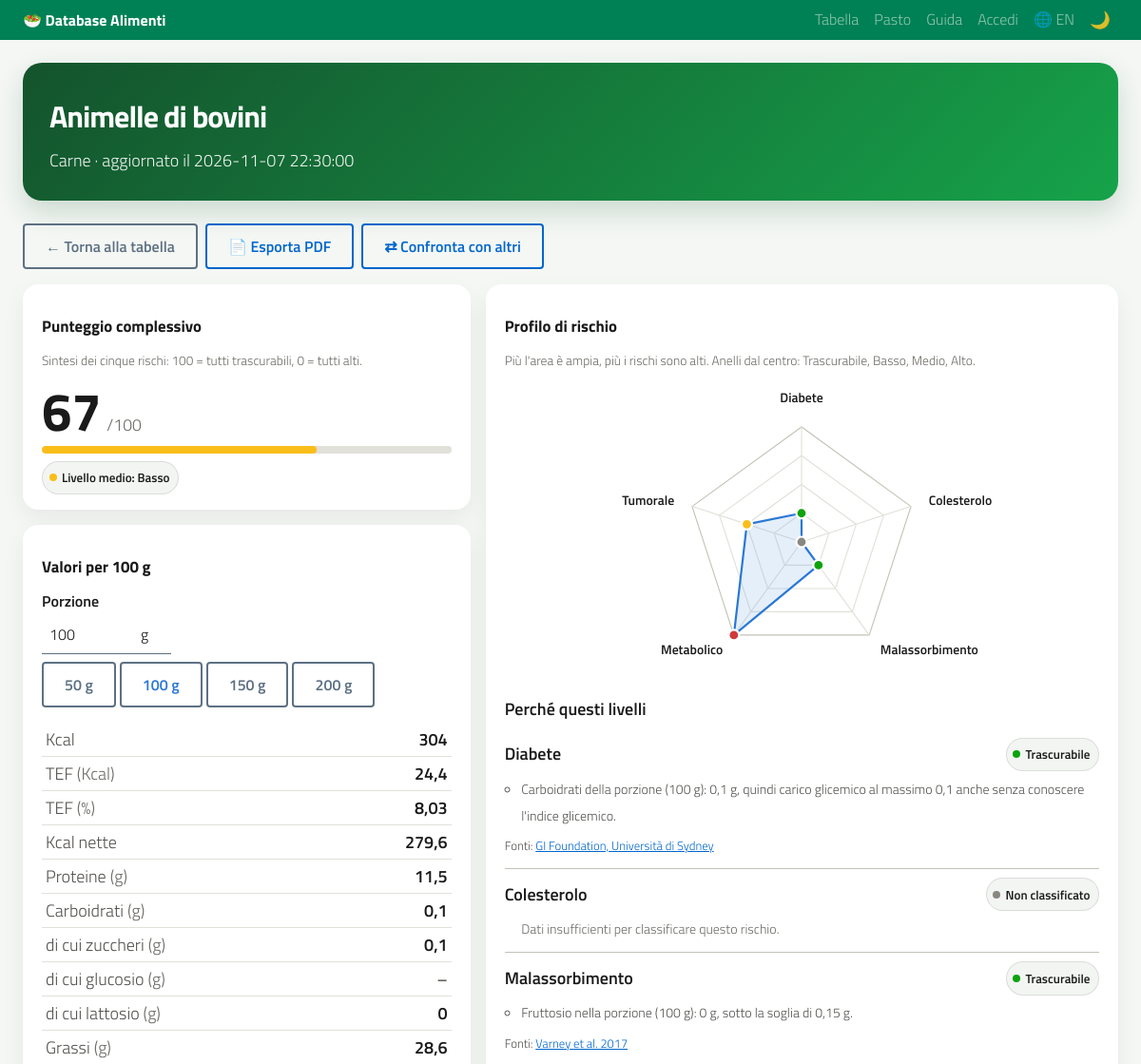
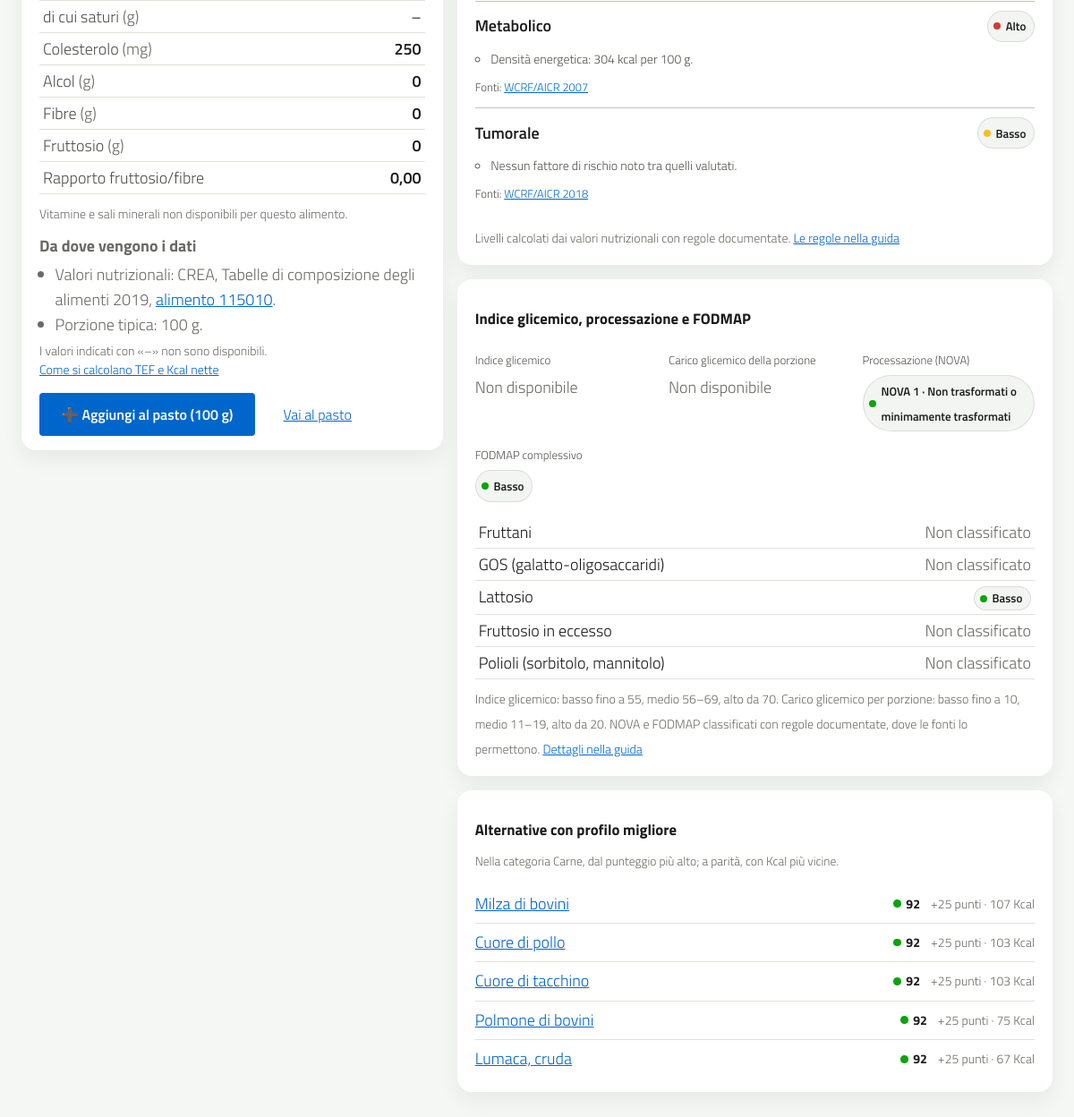
/alimento/1629, run on an earlier commit of the app's database (2 pictures, top to bottom).
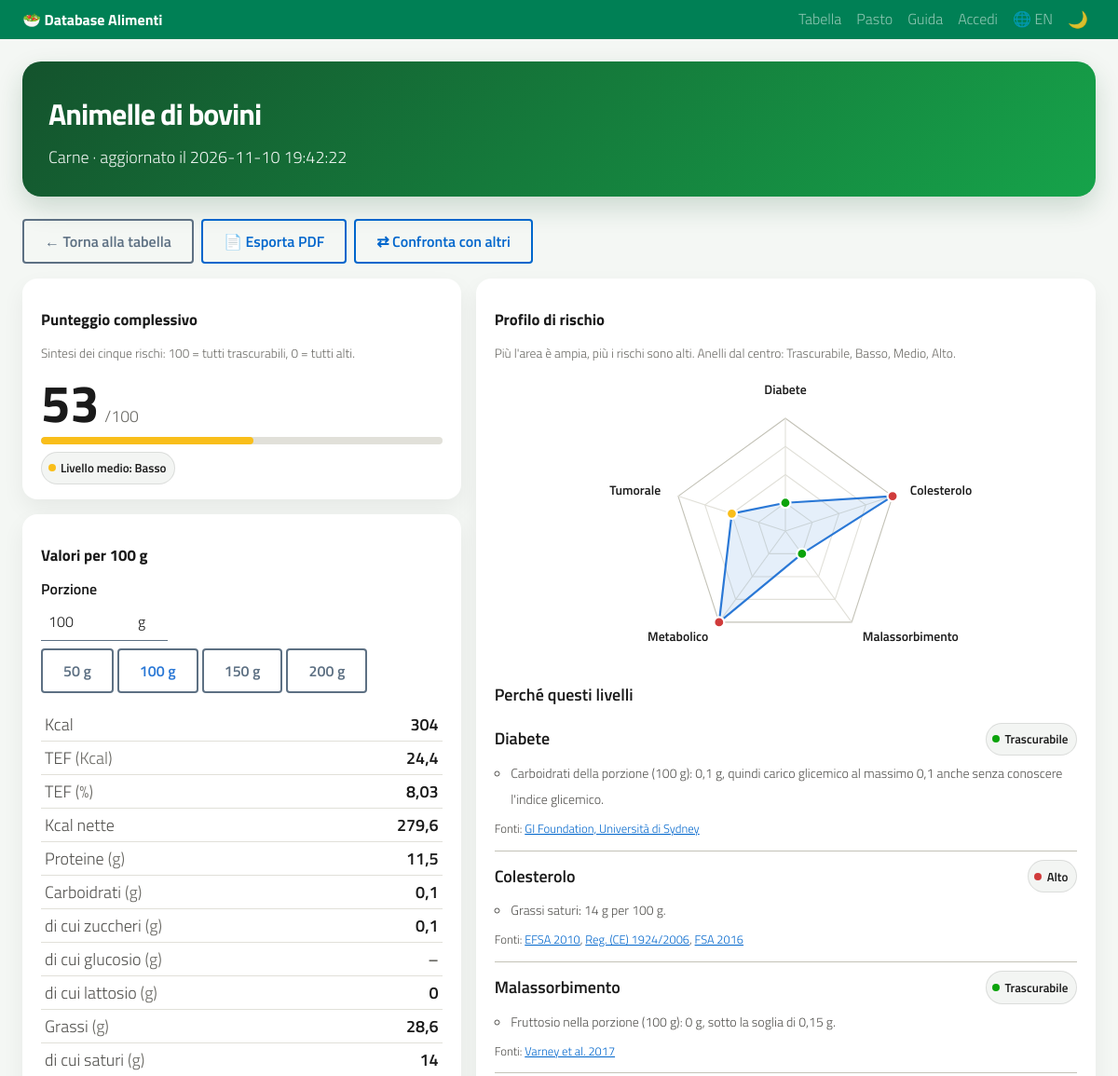
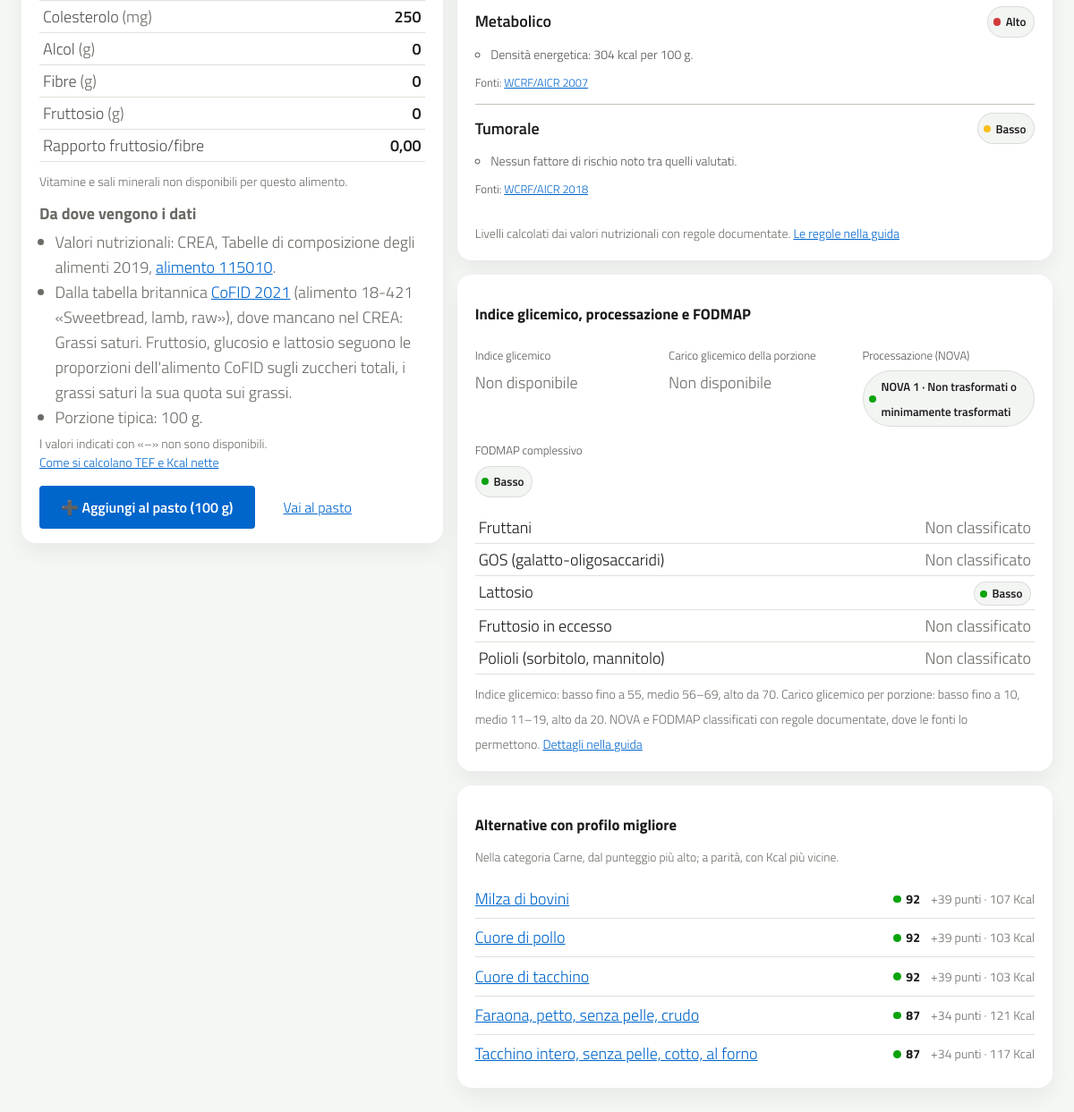
And on a later commit of the database (2 pictures, top to bottom).
### tables this page shows
CREATE TABLE alimenti (
            id INTEGER PRIMARY KEY AUTOINCREMENT,
            alimento TEXT NOT NULL,
            categoria TEXT,

            kcal REAL DEFAULT 0,
            tef_kcal REAL DEFAULT 0,
            tef_percent REAL DEFAULT 0,
            kcal_nette REAL DEFAULT 0,

            fruttosio REAL DEFAULT 0,
            fibre REAL DEFAULT 0,
            rapporto REAL DEFAULT 0,

            rischio_malassorbimento TEXT,
            rischio_metabolico TEXT,
            rischio_tumorale TEXT,

            aggiornato_il TEXT
        , proteine REAL DEFAULT 0, carboidrati REAL DEFAULT 0, grassi REAL DEFAULT 0, url_fonte TEXT, note TEXT, rischio_diabete TEXT, rischio_colesterolo TEXT, zuccheri REAL, grassi_saturi REAL, colesterolo REAL, vitamina_a REAL, vitamina_c REAL, vitamina_d REAL, vitamina_e REAL, vitamina_b12 REAL, folati REAL, calcio REAL, ferro REAL, magnesio REAL, potassio REAL, sodio REAL, zinco REAL, indice_glicemico REAL, nova INTEGER, fodmap_fruttani TEXT, fodmap_gos TEXT, fodmap_lattosio TEXT, fodmap_fruttosio TEXT, fodmap_polioli TEXT, fonte_nutrienti TEXT, fdc_id INTEGER, codice_crea TEXT, codice_barre TEXT, porzione REAL, glucosio REAL, lattosio REAL, alcol REAL, campi_usda TEXT, codice_cofid TEXT, campi_cofid TEXT, campi_ricetta TEXT, ingredienti TEXT);

### web/pagine.py (the view)
@bp.route("/alimento/<int:alimento_id>")
def scheda(alimento_id: int) -> ResponseReturnValue:
    item = get_alimento(alimento_id)
    if not item:
        abort(404)
    grammi = nutrienti.leggi_grammi(request.args.get("grammi")) or 100.0
    tutti = get_alimenti()
    medaglie = analisi.medaglie_per_alimento(tutti).get(alimento_id, [])
    return render_template(
        "scheda.html",
        item=item,
        rischi=[
            (etichetta, item.get(campo))
            for campo, etichetta in analisi.RISCHI
        ],
        radar=analisi.radar(item),
        medaglie=medaglie,
        posti_medaglia=analisi.POSTI_MEDAGLIA,
        livello=analisi.livello_punteggio(item.get("punteggio")),
        grammi=grammi,
        porzione=nutrienti.per_porzione(item, grammi),
        carico_100=nutrienti.carico_glicemico(item),
        carico_porzione=nutrienti.carico_glicemico(item, grammi),
        disponibili=nutrienti.carboidrati_disponibili(item),
        fodmap=nutrienti.fodmap_complessivo(item),
        nova=nutrienti.gruppo_nova(item),
        alternative=nutrienti.alternative(item, tutti),
        valutazione=rischi.valuta(item),
        riferimenti=rischi.RIFERIMENTI,
        fonti_dati=fonti_alimento(item),
    )

### analisi.py (called while the page is built)
def livello(valore: object) -> Livello | None:
    chiave = str(valore or "").strip().lower()
    chiave = SINONIMI.get(chiave, chiave)
    livello_trovato = _PER_CHIAVE.get(chiave)
    if livello_trovato is None and chiave:
        livello_trovato = _PER_CHIAVE.get(_nomi_tradotti().get(chiave, ""))
    return livello_trovato

def calcola_punteggio(*valori: object) -> int | None:
    punti = [liv["punti"] for liv in map(livello, valori) if liv]
    if not punti:
        return None
    media = sum(punti) / len(punti)
    return round(100 * (1 - media / PUNTI_MAX))

def livello_punteggio(punteggio: float | None) -> Livello:
    if punteggio is None:
        return NON_CLASSIFICATO
    media = PUNTI_MAX * (1 - punteggio / 100)
    indice = min(int(math.floor(media + 0.5)), len(LIVELLI) - 1)
    return LIVELLI[indice]

def _rapporto_ff(a: Alimento) -> float | None:
    fibre = a.get("fibre") or 0
    return (a.get("fruttosio") or 0) / fibre if fibre > 0 else None

### app.py (called while the page is built)
@app.template_filter("numero")
@pass_context
def filtro_numero_template(contesto: Context, valore: float | None, decimali: int | None = None) -> str:
    return filtro_numero(valore, decimali, contesto.get("lingua"))

### templates/scheda.html (shortened to what the changed rows need)
{% extends "base.html" %}
{% block content %}
{% macro riga_porzione(etichetta, campo, unita, decimali) %}
    {% set valore = porzione[campo] %}
    <tr>
        <th scope="row">{{ etichetta }}{% if unita %} <span class="text-muted fw-normal">({{ unita }})</span>{% endif %}</th>
        {% if valore is none %}
            <td><span class="text-muted">–</span></td>
        {% else %}
            <td data-per100="{{ item[campo] }}" data-decimali="{{ decimali }}">{{ valore|round(decimali)|numero }}</td>
        {% endif %}
    </tr>
{% endmacro %}
<div class="page-header">
    <h1>{{ item.alimento }}</h1>
    <p>
        {{ (item.categoria or 'Senza categoria')|traduci }}
        {% if item.aggiornato_il %} · {{ _('aggiornato il %(data)s', data=item.aggiornato_il) }}{% endif %}
    </p>
</div>
<div class="row g-3">
    <div class="col-lg-5 d-flex flex-column gap-3">
        <section class="card grafico-card" aria-labelledby="titolo-punteggio">
            <div class="card-body">
                <h2 class="grafico-titolo" id="titolo-punteggio">{{ _('Punteggio complessivo') }}</h2>
                {% if item.punteggio is not none %}
                    <div class="punteggio-hero">
                        <span class="punteggio-hero-valore">{{ item.punteggio }}</span>
                        <span class="punteggio-hero-scala">/100</span>
                    </div>
                    <div
                        class="metro stato-{{ livello.stato }}"
                        role="meter"
                        aria-label="{{ _('Punteggio complessivo') }}"
                        aria-valuemin="0"
                        aria-valuemax="100"
                        aria-valuenow="{{ item.punteggio }}"
                    >
                        <div class="metro-riempimento" style="--v: {{ item.punteggio }}"></div>
                    </div>
                    <p class="mb-0 mt-2">
                        <span class="badge-risk stato-{{ livello.stato }}">{{ _('Livello medio: %(livello)s', livello=livello.etichetta|traduci) }}</span>
                    </p>
                {% else %}
                    <p class="classifica-vuota">{{ _('Nessun livello di rischio disponibile.') }}</p>
                {% endif %}
            </div>
        </section>
        <section class="card grafico-card" aria-labelledby="titolo-valori">
            <div class="card-body">
                <h2 class="grafico-titolo" id="titolo-valori">
                </h2>
                <form method="get" class="porzione" aria-label="{{ _('Calcolatore della porzione') }}">
                    <div class="porzione-riga">
                        <div class="porzione-rapide" role="group" aria-label="{{ _('Porzioni rapide') }}">
                            {% for g in (50, 100, 150, 200) %}
                                <a
                                    href="{{ url_for('pagine.scheda', alimento_id=item.id, grammi=g) }}"
                                    class="btn btn-sm btn-outline-secondary"
                                    data-grammi="{{ g }}"
                                    {% if g == grammi %}aria-current="true"{% endif %}
                                >{{ g }} g</a>
                            {% endfor %}
                        </div>
                    </div>
                </form>
                <table class="table table-sm dati-nutrizionali mb-2 mt-3">
                    <tbody>
                        {{ riga_porzione(_('Kcal'), 'kcal', '', 1) }}
                        {{ riga_porzione(_('TEF'), 'tef_kcal', 'Kcal', 1) }}
                        <tr><th scope="row">{{ _('TEF') }} <span class="text-muted fw-normal">(%)</span></th><td>{{ item.tef_percent|numero }}</td></tr>
                        {{ riga_porzione(_('Kcal nette'), 'kcal_nette', '', 1) }}
                        {% for campo, etichetta, unita, decimali, _codice in nutrienti.MACRO %}
                            {{ riga_porzione(etichetta|traduci, campo, unita, decimali) }}
                        {% endfor %}
                        {{ riga_porzione(_('Fibre'), 'fibre', 'g', 2) }}
                        {{ riga_porzione(_('Fruttosio'), 'fruttosio', 'g', 2) }}
                        <tr><th scope="row">{{ _('Rapporto fruttosio/fibre') }}</th><td>{{ item.rapporto|numero(2) }}</td></tr>
                    </tbody>
                </table>
                {% set ns = namespace(micro=false) %}
                {% for micro in nutrienti.MICRO %}{% if porzione[micro[0]] is not none %}{% set ns.micro = true %}{% endif %}{% endfor %}
                <div class="small text-muted mt-2 mb-3 fonti-alimento">
                    <ul class="mb-1">
                        {% if fonti_dati.crea %}
                            <li></li>
                        {% endif %}
                        {% if fonti_dati.cofid %}
                            <li></li>
                        {% endif %}
                        {% if item.porzione %}
                            <li>{% trans grammi=item.porzione|numero %}Porzione tipica: {{ grammi }} g.{% endtrans %}</li>
                        {% endif %}
                    </ul>
                </div>
            </div>
        </section>
    </div>
    <div class="col-lg-7 d-flex flex-column gap-3">
        <section class="card grafico-card" aria-labelledby="titolo-radar">
            <div class="card-body">
                <h2 class="grafico-titolo" id="titolo-radar">{{ _('Profilo di rischio') }}</h2>
                <p class="grafico-sottotitolo">
                    {{ _("Più l'area è ampia, più i rischi sono alti. Anelli dal centro: Trascurabile, Basso, Medio, Alto.") }}
                </p>
                {% with radar_titolo="titolo-radar", radar_descrizione=descrizione %}
                    {% include "_radar.html" %}
                {% endwith %}
                <h3 class="h6 mt-3">{{ _('Perché questi livelli') }}</h3>
                {% include "_rischi_motivi.html" %}
                <p class="small text-muted mb-0">
                    {{ _('Livelli calcolati dai valori nutrizionali con regole documentate.') }}
                    <a href="{{ url_for('pagine.guida') }}#rischi">{{ _('Le regole nella guida') }}</a>
                </p>
            </div>
        </section>
        <section class="card grafico-card" aria-labelledby="titolo-glicemico">
            <div class="card-body">
                <h2 class="grafico-titolo" id="titolo-glicemico">{{ _('Indice glicemico, processazione e FODMAP') }}</h2>
                {% if fodmap %}
                    <table class="table table-sm mb-0">
                        <tbody>
                            {% for campo, etichetta in nutrienti.FODMAP %}
                                {% set liv_f = nutrienti.livello_fodmap(item[campo]) %}
                                <tr>
                                    <th scope="row" class="fw-normal">{{ etichetta|traduci }}</th>
                                    <td class="text-end">
                                        {% if liv_f %}
                                            <span class="badge-risk stato-{{ liv_f.stato }}">{{ liv_f.etichetta|traduci }}</span>
                                        {% else %}
                                            <span class="text-muted">{{ _('Non classificato') }}</span>
                                        {% endif %}
                                    </td>
                                </tr>
                            {% endfor %}
                        </tbody>
                    </table>
                {% endif %}
            </div>
        </section>
        {% if item.punteggio is not none and item.categoria %}
            <section class="card grafico-card" aria-labelledby="titolo-alternative">
                <div class="card-body">
                    <h2 class="grafico-titolo" id="titolo-alternative">{{ _('Alternative con profilo migliore') }}</h2>
                    <p class="grafico-sottotitolo">
                        {{ _('Nella categoria %(categoria)s, dal punteggio più alto; a parità, con Kcal più vicine.', categoria=item.categoria|traduci) }}
                    </p>
                    {% if alternative %}
                        <ul class="elenco-alternative">
                            {% for a in alternative %}
                                {% set liv_a = livello_punteggio(a.punteggio) %}
                                <li>
                                    <a href="{{ url_for('pagine.scheda', alimento_id=a.id) }}">{{ a.alimento }}</a>
                                    <span class="elenco-alternative-dati">
                                        <span class="punteggio stato-{{ liv_a.stato }}" title="{{ _('Livello medio: %(livello)s', livello=liv_a.etichetta|traduci) }}">{{ a.punteggio }}</span>
                                        <span class="text-muted">{{ ngettext('+%(num)d punto', '+%(num)d punti', a.guadagno) }} · {{ a.kcal|numero }} Kcal</span>
                                    </span>
                                </li>
                            {% endfor %}
                        </ul>
                    {% else %}
                        <p class="mb-0">{{ _('Nessun alimento della categoria ha un punteggio più alto.') }}</p>
                    {% endif %}
                </div>
            </section>
        {% endif %}
    </div>
</div>
{% endblock %}

What changed in the data, as far as the page shows it:
no longer on this page (row edited): alimenti: alimento "Polmone di bovini", punteggio "92", ngettext "+25 punti", kcal|numero "75"
no longer on this page (row edited): alimenti: alimento "Lumaca, cruda", punteggio "92", ngettext "+25 punti", kcal|numero "67"
changed alimenti "Animelle di bovini": aggiornato_il "aggiornato il 2026-11-07 22:30:00" → "aggiornato il 2026-11-10 19:42:22"; grassi_saturi empty → 14.01 (drawn)
computed for alimenti "Milza di bovini": ngettext "+25 punti" → "+39 punti"
computed for alimenti "Cuore di pollo": ngettext "+25 punti" → "+39 punti"
computed for alimenti "Cuore di tacchino": ngettext "+25 punti" → "+39 punti"
now on this page (row unchanged): alimenti: alimento "Faraona, petto, senza pelle, crudo", punteggio "87", ngettext "+34 punti", kcal|numero "121"
now on this page (row unchanged): alimenti: alimento "Tacchino intero, senza pelle, cotto, al forno", punteggio "87", ngettext "+34 punti", kcal|numero "117"
Also different on the page:
{{ item.punteggio }}: "67" → "53"
{{ item.punteggio }}: 67 → 53 (drawn)
new list line: "di cui saturi ( g ) 14"
text now shown: "Dalla tabella britannica CoFID 2021 (alimento 18-421 «Sweetbread, lamb, raw»), dove mancano nel CREA: Grassi saturi. Fruttosio, glucosio e lattosio seguono le proporzioni dell'alimento CoFID sugli zuccheri totali, i grassi saturi la sua quota sui grassi."
new list line: "Colesterolo Alto Grassi saturi: 14 g per 100 g. Fonti: EFSA 2010 , Reg. (CE) 1924/2006 , FSA 2016"
list line gone: "di cui saturi ( g ) –"
list line gone: "Colesterolo Non classificato Dati insufficienti per classificare questo rischio."
